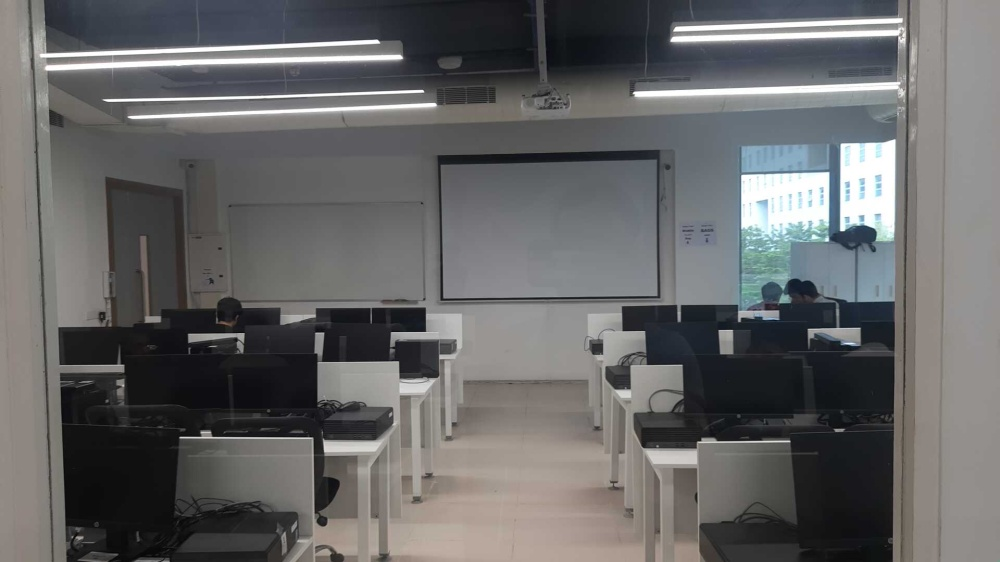
#> input picture Labroom1.jpg, 1000 x 562 px, found by its file name
$ python demo.py
#> lines starting #> are read from the running program, lines starting #| are printed output that depends on the picture; after the words box and inside, x2 and y2 are one past the last pixel; in counts of white or black regions, pixels touching at a corner belong together
### flask/testpy.py
import cv2
import cvlib as cv
from cvlib.object_detection import draw_bbox
# from PIL import Image


def object_detection_with_bounding_boxes(filename, model="yolov4-tiny", confidence=0.2):


    # Read the image into a numpy array
    img = cv2.imread(filename)

    # Perform the object detection
    bbox, label, conf = cv.detect_common_objects(img, confidence=confidence, model=model)

    # Print current image's filename
    # print(f"========================\nImage processed: {filename}\n")


    count = 0
    for l, c in zip(label, conf):
        if l == "person":
            count +=1
    output_image = draw_bbox(img, bbox, label, conf)
    outimg = filename.split(".jpg")[0]
    # print(outimg)
    cv2.imwrite(f"{outimg}.jpg", output_image)
    # print(count)
    return count

# print(object_detection_with_bounding_boxes(r"root_path\empty_counter.jpg"))

### flask/demo.py
from PIL import Image
import os
from testpy import object_detection_with_bounding_boxes as count_people
# Define a function that counts  the number of people in an image

import os
import cv2
import numpy as np


def crop_trapezium(image_path, trapezium_coords):
    # Load the image
    img = cv2.imread(image_path)

    # Define the trapezium coordinates in clockwise order
    pts = np.array(trapezium_coords, np.int32)

    # Create a mask with the same shape as the image
    mask = np.zeros(img.shape[:2], np.uint8)

    # Fill the trapezium with white color
    cv2.fillPoly(mask, [pts], (255, 255, 255))

    # Apply the mask to the image to get the cropped image
    result = cv2.bitwise_and(img, img, mask=mask)
    result = cv2.cvtColor(result, cv2.COLOR_BGR2RGB)
    result = Image.fromarray(result)

    # Return the cropped image as a PIL image
    return result
    # return result

# img_name_nickname_preference = {"hots_1":["Hotspot Entry Side", "Hotspot"], "hots_2":["Hotspot Middle Side", "Hotspot"]}
# counter_name_count = {}

image_names = ["labroom1.jpg", "labroom2.jpg"]
# cams_url = [1, 2]

# img_name_count.["host_1"] =
# print(img_name_count.get("host_1")[1])


# img_name_count = {"hots_1":[60, 0], "hots_2":[100, 0], "hots_3":[100, 0], "host_1":[50, 0], "host_2":[50, 0], "host_3":[50, 0], "foot_1":[50, 0], "foot_2":[50, 0], "foot_3":[50, 0], "newmessup_1":[30, 0], "newmessup_2":[30, 0], "newmessup_3":[30, 0]}

# Define the path to the original image file
def take_nd_crop(listfimgs):
    numlist = []
    # numdict = {"Lab 1 Left side": 0, "Lab 1 Right side": 0,"Lab 2 Left side": 0, "Lab 2 Right side": 0,}
    for f in listfimgs:
        original_image_path = f
        # Open the image using Pillow
        image = Image.open(original_image_path)
#> image is the input picture: PIL image 1000x562 RGB; mean R, G, B 102, 102.1, 102.4
        # Define the dimensions of the cropped images
        width, height = image.size
#> width = 1000; height = 562

        p = (0, 0)
        q = (width, 0)
#> q = (1000, 0)
        r = (0, height)
#> r = (0, 562)
        s = (width, height)
#> s = (1000, 562)

        # Define the points on the sides pq and rs
        a = (int((width)/2), 0)
#> a = (500, 0)
        c = (int((width)/2), height)
#> c = (500, 562)


        part1 = [p, a, c, r]
#> part1 = [(0, 0), (500, 0), (500, 562), (0, 562)]
        part2 = [a, q, s, c]
        coords = [part1, part2]
        # Loop through and crop the image into three equal sections
        for i in range(2):
            imgs = crop_trapezium(f, coords[i])
#> in crop_trapezium, `cv2.fillPoly(mask, [pts], (255, 255, 255))`:
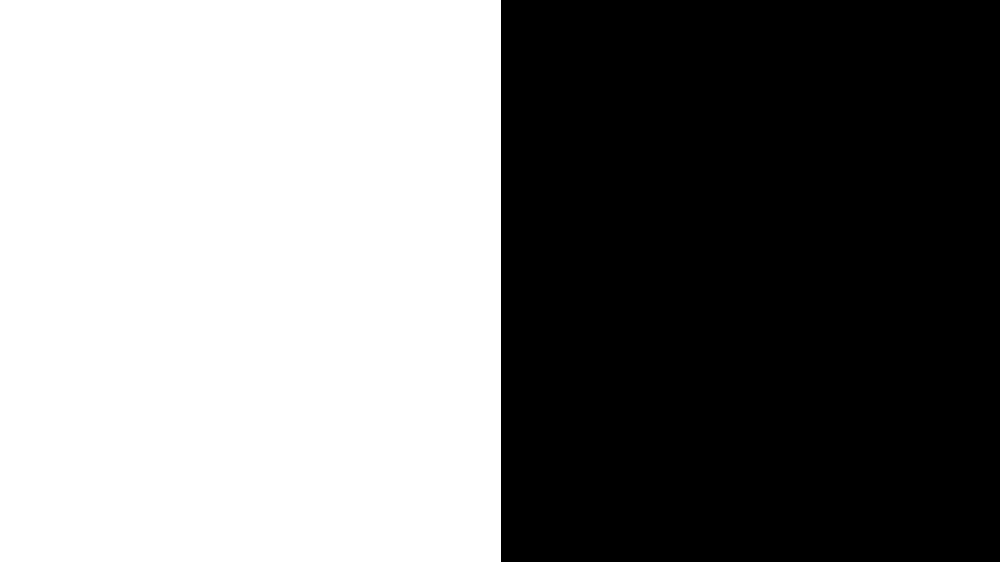
#> mask: shape (562, 1000); 50.1% white; 1 black region, box (x1, y1, x2, y2) and area: (501, 0, 1000, 562) 280438
#> in crop_trapezium, `result = cv2.bitwise_and(img, img, mask=mask)`:
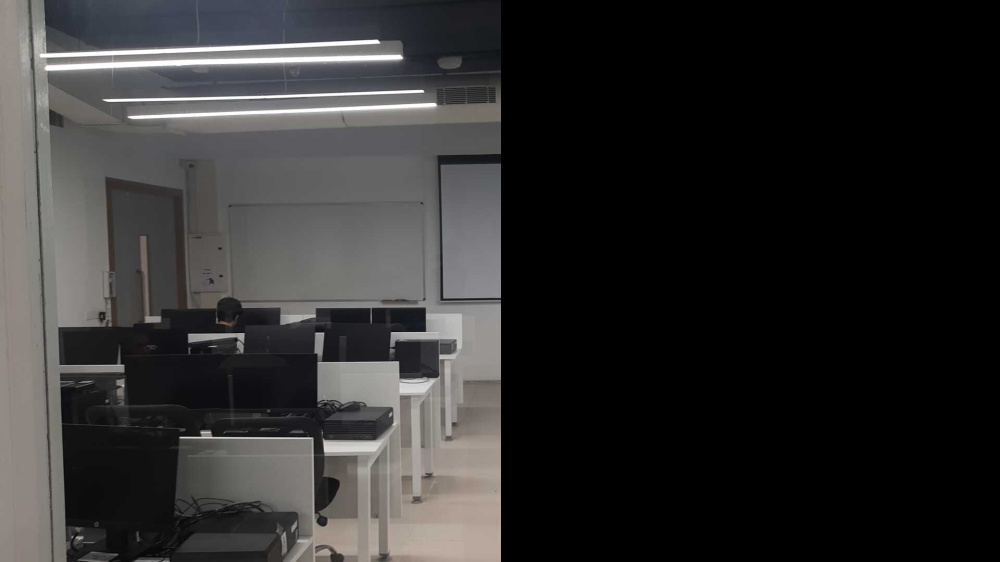
#> result: shape (562, 1000, 3); mean B, G, R 46.2, 46.4, 47.2

            # Create a new filename for the cropped image
            name = f"{f.split('.')[0]}_{i+1}"
            filename = f"{name}.jpg"

            # Define the path to the directory where the cropped images will be saved
            save_directory = "broken_images"

            # Save the cropped image to the specified directory
            imgs.save(os.path.join(save_directory, filename))

            # Count the number of people in the cropped image
            crop_path = os.path.join(save_directory, filename)
            num_people = count_people(crop_path)
            numlist.append(16-num_people)

    # print(img_name_count)
    max_value = max(numlist)

    if max_value == numlist[0]:
        return "LeftSide of Lab1", max_value, numlist
    elif max_value == numlist[1]:
        return "RightSide of Lab1", max_value, numlist
    elif max_value == numlist[2]:
        return "LeftSide of Lab2", max_value, numlist
    else:
        return "RightSide of Lab2", max_value, numlist

    # [5 lines of commented-out code are left out]

take_nd_crop(image_names)
#> (the call stopped at in object_detection_with_bounding_boxes, `bbox, label, conf = cv.detect_common_objects(img, confidence=confidenc..`: cvlib is not available in this run)

# [21 lines of commented-out code are left out]

$ run again, with empty_counter.jpg copied over Labroom1.jpg
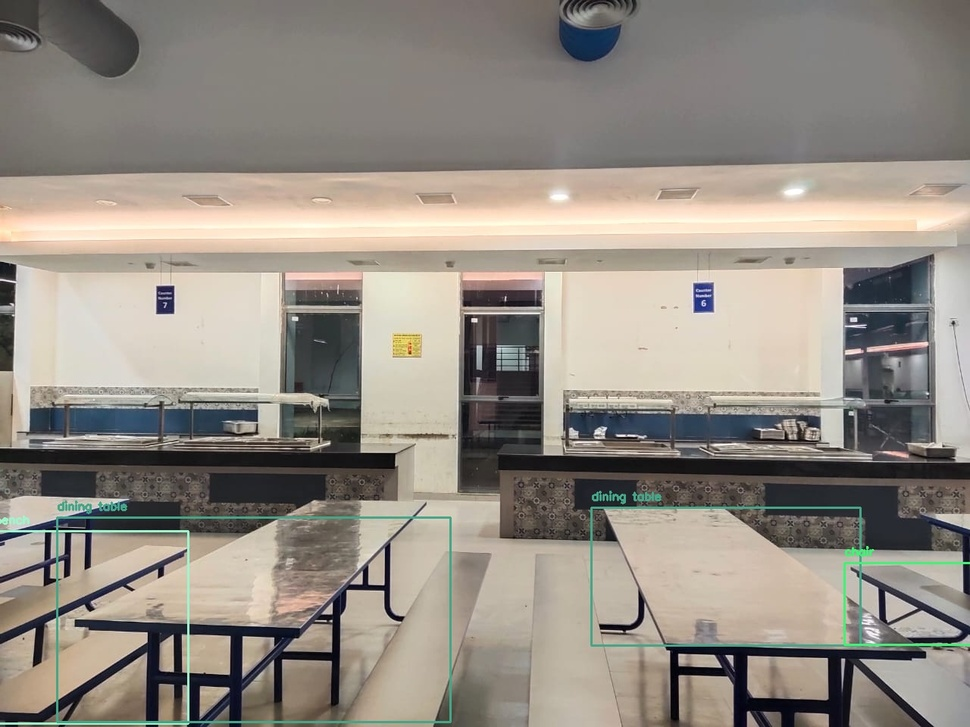
#> input picture empty_counter.jpg, 970 x 727 px, shrunk from 1280 x 960 before the run, found by its file name
#> in take_nd_crop, image is the input picture: PIL image 970x727 RGB; mean R, G, B 148.3, 141.6, 132.7
#> mask: shape (727, 970); 50.1% white; 1 black region, box (x1, y1, x2, y2) and area: (486, 0, 970, 727) 351868
#> in crop_trapezium, `result = cv2.bitwise_and(img, img, mask=mask)`:
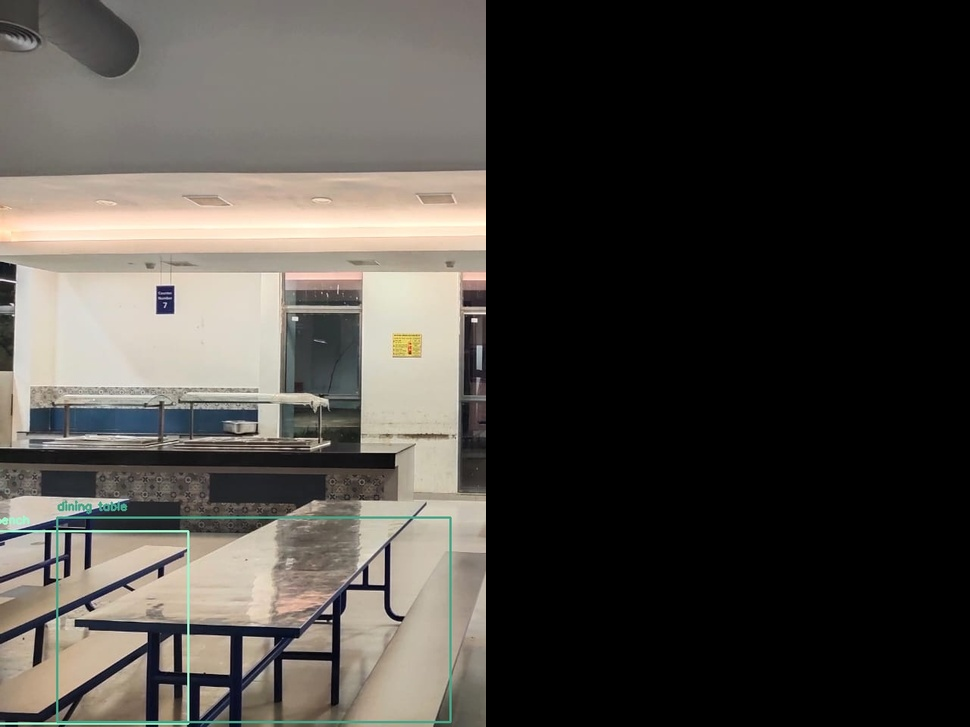
#> result: shape (727, 970, 3); mean B, G, R 66, 71.1, 74.7

$ run again, with hostel_counter.jpg copied over Labroom1.jpg
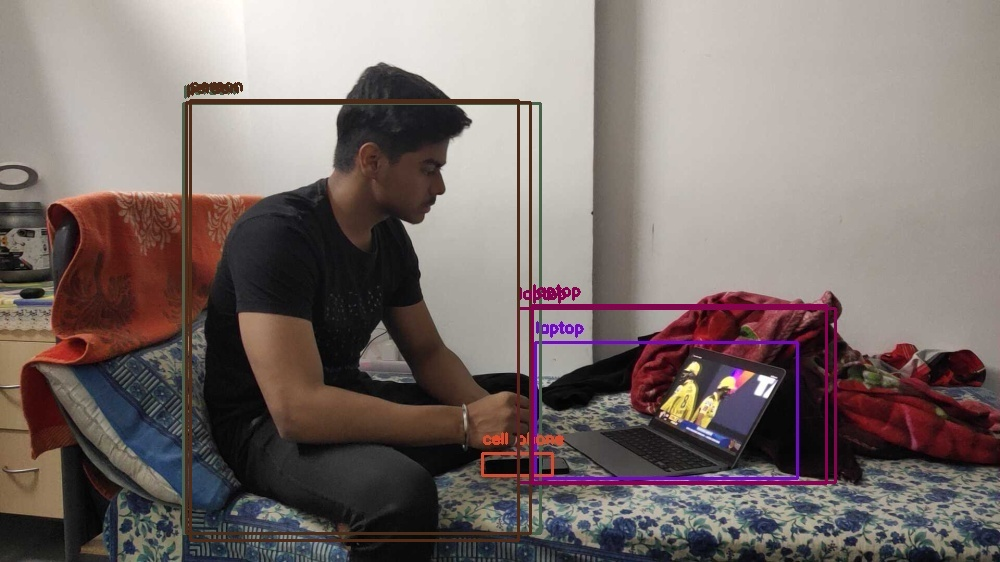
#> input picture hostel_counter.jpg, 1000 x 562 px, found by its file name
#> in take_nd_crop, image is the input picture: PIL image 1000x562 RGB; mean R, G, B 123.4, 111.6, 108.7
#> mask: shape (562, 1000); 50.1% white; 1 black region, box (x1, y1, x2, y2) and area: (501, 0, 1000, 562) 280438
#> in crop_trapezium, `result = cv2.bitwise_and(img, img, mask=mask)`:
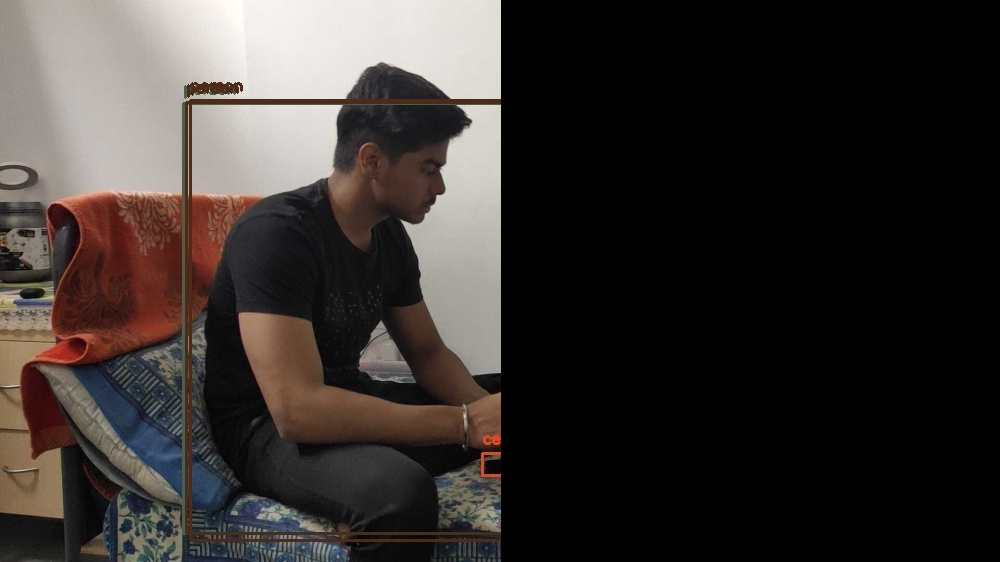
#> result: shape (562, 1000, 3); mean B, G, R 47.2, 49.8, 55.2

$ run again, with hotspot_counter.jpg copied over Labroom1.jpg
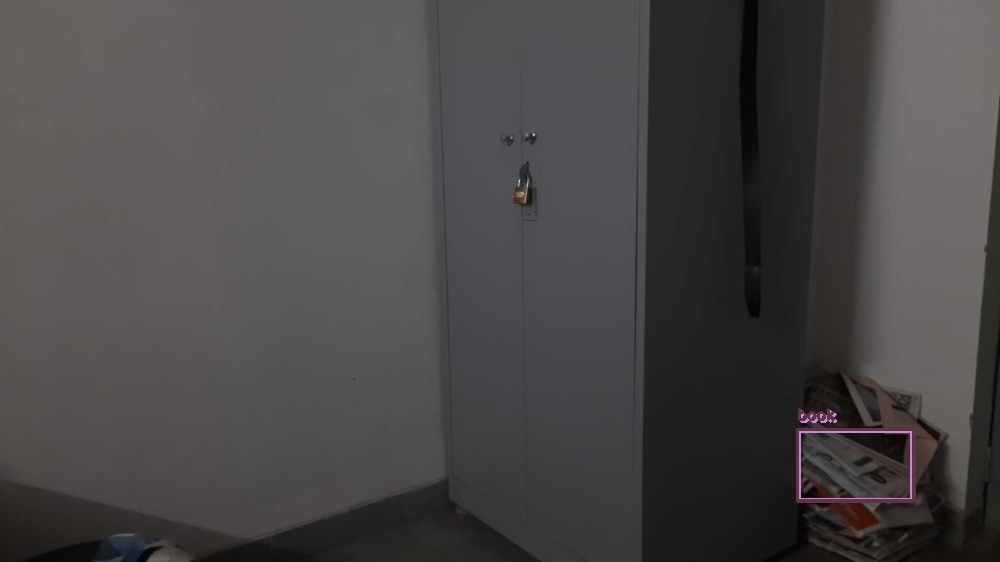
#> input picture hotspot_counter.jpg, 1000 x 562 px, found by its file name
#> in take_nd_crop, image is the input picture: PIL image 1000x562 RGB; mean R, G, B 73, 70.9, 71.4
#> mask: shape (562, 1000); 50.1% white; 1 black region, box (x1, y1, x2, y2) and area: (501, 0, 1000, 562) 280438
#> in crop_trapezium, `result = cv2.bitwise_and(img, img, mask=mask)`:
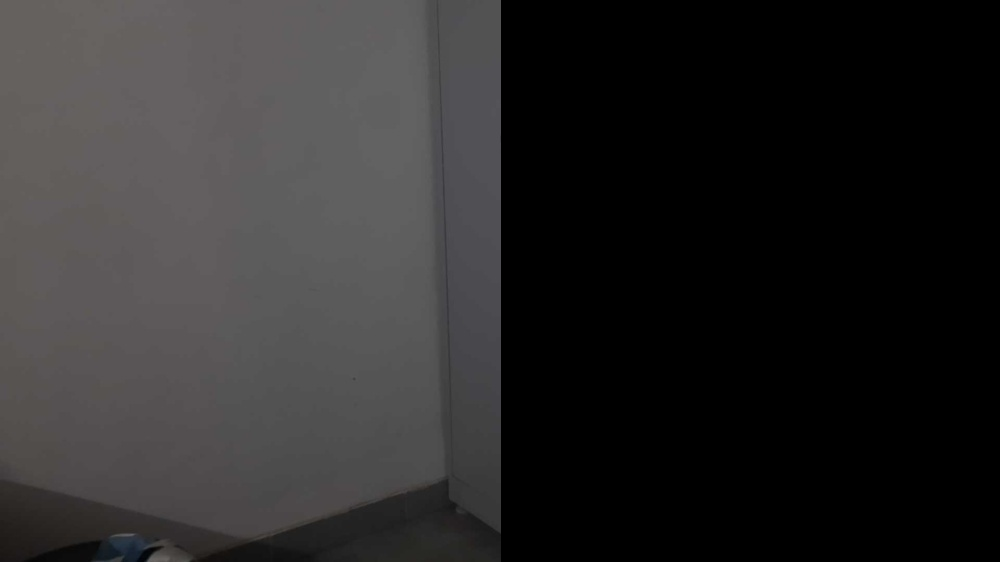
#> result: shape (562, 1000, 3); mean B, G, R 41.3, 41.2, 42.2
